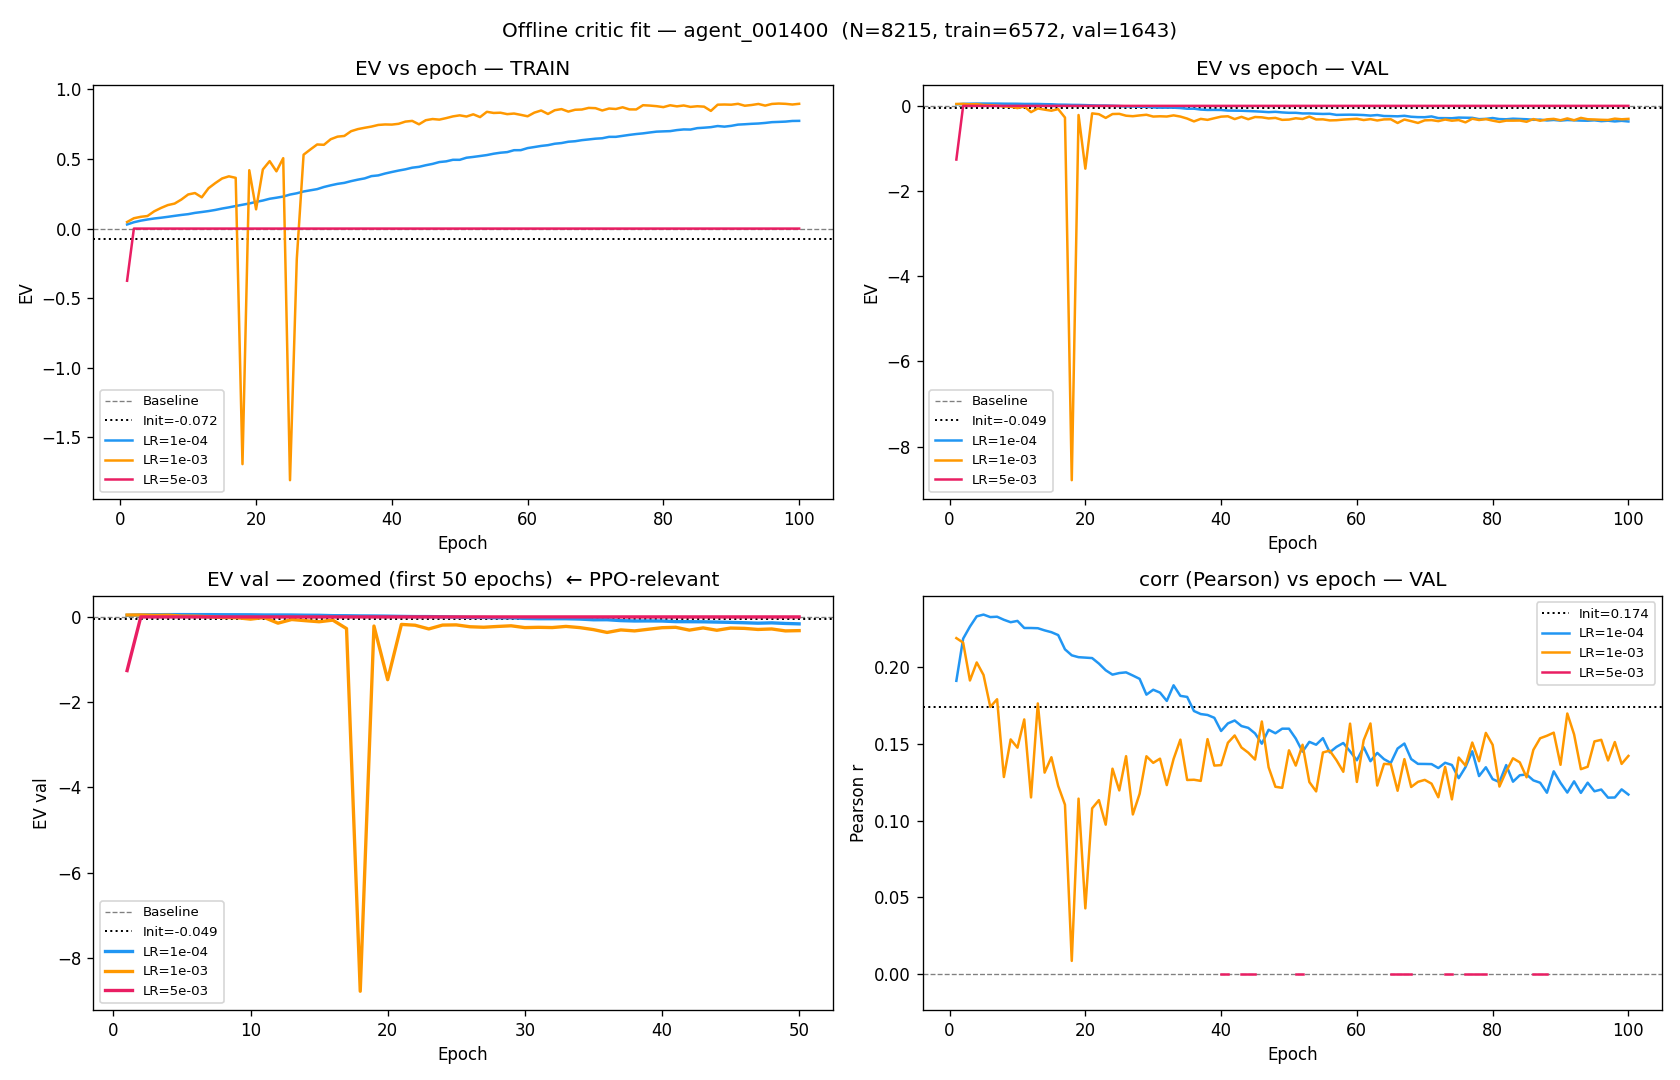

The Python source for this figure:
"""
offline_critic_fit.py — Diagnostic : le critic peut-il apprendre les returns GAE offline ?

Protocole :
  1. Charger un checkpoint.
  2. Collecter un rollout (self-play symétrique, ~50% WR).
  3. Cacher poke_tokens + field_tensor (no_grad, une seule passe).
  4. Split train/val 80/20 (indices fixes, reproductible).
  5. Stats initiales (EV, corr, r²) sur train et val.
  6. Pour chaque LR ∈ [1e-4, 1e-3, 5e-3] :
       - Réinitialiser le critic aux poids initiaux
       - AdamW, N=300 epochs, batch_size=256
       - Logger EV / corr / r² / MSE après chaque epoch (train)
  7. Stats finales (train + val) pour chaque LR.
  8. Résumé console + figure 2×2.

Usage :
    cd /local_scratch/mattwood/projects/rl_agent/CynthAI_v2
    python diag/offline_critic_fit.py \\
        --checkpoint checkpoints/cheater_v7/agent_001300.pt \\
        --n_envs 32 --min_steps 8192 \\
        --n_epochs 300 --batch_size 256 \\
        --device cuda
    Output : diag/offline_critic_fit.png
"""

from __future__ import annotations

import argparse
import copy
import random
import sys
from pathlib import Path

import numpy as np
import torch
import torch.nn as nn
import matplotlib
matplotlib.use("Agg")
import matplotlib.pyplot as plt

sys.path.insert(0, str(Path(__file__).resolve().parent.parent))

from model.agent import CynthAIAgent
from training.rollout import collect_rollout


# ─────────────────────────────────────────────────────────────────────────────
# Helpers
# ─────────────────────────────────────────────────────────────────────────────

def _ev(pred: np.ndarray, target: np.ndarray) -> float:
    """Explained variance."""
    var_res = float(np.var(target - pred))
    var_tgt = float(np.var(target))
    if var_tgt < 1e-10:
        return 0.0
    return float(1.0 - var_res / var_tgt)


def _corr(pred: np.ndarray, target: np.ndarray) -> float:
    if np.std(pred) < 1e-10 or np.std(target) < 1e-10:
        return 0.0
    return float(np.corrcoef(pred, target)[0, 1])


def _r2(pred: np.ndarray, target: np.ndarray) -> float:
    ss_res = float(np.sum((target - pred) ** 2))
    ss_tot = float(np.sum((target - target.mean()) ** 2))
    if ss_tot < 1e-10:
        return 0.0
    return float(1.0 - ss_res / ss_tot)


def _mse(pred: np.ndarray, target: np.ndarray) -> float:
    return float(np.mean((pred - target) ** 2))


def eval_critic(
    value_head: nn.Module,
    full_seqs: torch.Tensor,
    padding_masks: torch.Tensor,
    cls_outs: torch.Tensor,
    norm_returns: np.ndarray,
    indices: list[int],
    batch_size: int = 512,
    device: torch.device = torch.device("cpu"),
) -> tuple[np.ndarray, float, float, float, float]:
    """Run value_head on a subset of cached backbone outputs, return (preds, EV, corr, r2, MSE)."""
    value_head.eval()
    preds = []
    with torch.no_grad():
        for start in range(0, len(indices), batch_size):
            idx = indices[start : start + batch_size]
            fs = full_seqs[idx].to(device)
            pm = padding_masks[idx].to(device)
            co = cls_outs[idx].to(device)
            v, _ = value_head(fs, pm, co)
            preds.append(v.squeeze(-1).cpu().numpy())
    preds = np.concatenate(preds)
    tgt   = norm_returns[indices]
    return preds, _ev(preds, tgt), _corr(preds, tgt), _r2(preds, tgt), _mse(preds, tgt)


# ─────────────────────────────────────────────────────────────────────────────
# Cache poke_tokens + field_tensor from buffer transitions
# ─────────────────────────────────────────────────────────────────────────────

def cache_backbone_outputs(
    agent: CynthAIAgent,
    buffer,
    device: torch.device,
    batch_size: int = 256,
) -> tuple[torch.Tensor, torch.Tensor, torch.Tensor]:
    """
    Run poke_emb + backbone.encode in no_grad batches over all transitions.
    Returns:
        full_seqs     : [N, 52, D_MODEL]  (CPU)
        padding_masks : [N, 52]           (CPU)
        cls_outs      : [N, D_MODEL]      (CPU)
    """
    agent.eval()
    n = len(buffer)
    all_seq, all_mask, all_cls = [], [], []

    with torch.no_grad():
        for start in range(0, n, batch_size):
            batch = buffer._gather(list(range(start, min(start + batch_size, n))), device)
            pt = agent.poke_emb(batch["poke_batch"])
            ft = batch["field_tensor"]
            _, _, full_seq, padding_mask, cls_out = agent.backbone.encode(pt, ft)
            all_seq.append(full_seq.cpu())
            all_mask.append(padding_mask.cpu())
            all_cls.append(cls_out.cpu())

    return torch.cat(all_seq, dim=0), torch.cat(all_mask, dim=0), torch.cat(all_cls, dim=0)


# ─────────────────────────────────────────────────────────────────────────────
# Single training run for one LR
# ─────────────────────────────────────────────────────────────────────────────

def train_critic(
    value_head: nn.Module,
    full_seqs: torch.Tensor,
    padding_masks: torch.Tensor,
    cls_outs: torch.Tensor,
    norm_returns: np.ndarray,
    train_idx: list[int],
    val_idx: list[int],
    lr: float,
    n_epochs: int,
    batch_size: int,
    device: torch.device,
) -> dict[str, list[float]]:
    """Train value_head offline; return per-epoch metrics on train AND val sets."""
    opt = torch.optim.AdamW(value_head.parameters(), lr=lr)
    norm_ret_t = torch.tensor(norm_returns, dtype=torch.float32)

    logs: dict[str, list[float]] = {
        "ev": [], "corr": [], "r2": [], "mse": [],
        "ev_val": [], "corr_val": [], "r2_val": [], "mse_val": [],
    }

    for epoch in range(n_epochs):
        value_head.train()
        idxs = train_idx.copy()
        random.shuffle(idxs)

        for start in range(0, len(idxs) - batch_size + 1, batch_size):
            b_idx = idxs[start : start + batch_size]
            fs  = full_seqs[b_idx].to(device)
            pm  = padding_masks[b_idx].to(device)
            co  = cls_outs[b_idx].to(device)
            ret = norm_ret_t[b_idx].to(device)

            v, _ = value_head(fs, pm, co)
            loss = nn.functional.mse_loss(v.squeeze(-1), ret)
            opt.zero_grad()
            loss.backward()
            nn.utils.clip_grad_norm_(value_head.parameters(), 1.0)
            opt.step()

        # Log on train + val after each epoch
        _, ev, corr, r2, mse = eval_critic(
            value_head, full_seqs, padding_masks, cls_outs, norm_returns, train_idx,
            batch_size=512, device=device,
        )
        _, ev_v, corr_v, r2_v, mse_v = eval_critic(
            value_head, full_seqs, padding_masks, cls_outs, norm_returns, val_idx,
            batch_size=512, device=device,
        )
        logs["ev"].append(ev);         logs["corr"].append(corr)
        logs["r2"].append(r2);         logs["mse"].append(mse)
        logs["ev_val"].append(ev_v);   logs["corr_val"].append(corr_v)
        logs["r2_val"].append(r2_v);   logs["mse_val"].append(mse_v)

        if (epoch + 1) % 20 == 0:
            print(f"    epoch {epoch+1:3d}/{n_epochs}  "
                  f"EV={ev:.3f}  EV_val={ev_v:.3f}  corr_val={corr_v:.3f}  MSE={mse:.4f}")

    return logs


# ─────────────────────────────────────────────────────────────────────────────
# Main
# ─────────────────────────────────────────────────────────────────────────────

def main():
    parser = argparse.ArgumentParser()
    parser.add_argument("--checkpoint",  required=True)
    parser.add_argument("--n_envs",      type=int,   default=32)
    parser.add_argument("--min_steps",   type=int,   default=8192)
    parser.add_argument("--n_epochs",    type=int,   default=100)
    parser.add_argument("--batch_size",  type=int,   default=256)
    parser.add_argument("--device",      default="cuda" if torch.cuda.is_available() else "cpu")
    parser.add_argument("--critic_n_layers", type=int, default=2)
    parser.add_argument("--seed",        type=int,   default=42)
    args = parser.parse_args()

    random.seed(args.seed)
    np.random.seed(args.seed)
    torch.manual_seed(args.seed)

    device = torch.device(args.device)
    print(f"Device: {device}")

    # ── 1. Load checkpoint ────────────────────────────────────────────────────
    print(f"\nLoading checkpoint: {args.checkpoint}")
    ckpt  = torch.load(args.checkpoint, map_location=device, weights_only=True)
    agent = CynthAIAgent(
        critic_n_layers=args.critic_n_layers,
        critic_detach=True,
    ).to(device)
    missing, unexpected = agent.load_state_dict(ckpt["model"], strict=False)
    agent.eval()
    print(f"  update={ckpt.get('update', '?')}  "
          f"missing={len(missing)}  unexpected={len(unexpected)}")

    # ── 2. Collect rollout ────────────────────────────────────────────────────
    print(f"\nCollecting rollout  n_envs={args.n_envs}  min_steps={args.min_steps} ...")
    buffer = collect_rollout(
        agent_self = agent,
        agent_opp  = agent,
        n_envs     = args.n_envs,
        min_steps  = args.min_steps,
        gamma      = 0.99,
        lam        = 0.95,
        device     = device,
    )
    N = len(buffer)
    print(f"  collected {N} transitions")

    # ── 3. Extract returns ────────────────────────────────────────────────────
    raw_returns  = np.array(buffer._returns, dtype=np.float32)
    norm_returns = raw_returns   # returns are no longer Z-scored

    print(f"\nReturns       : mean={raw_returns.mean():.3f}  std={raw_returns.std():.3f}"
          f"  min={raw_returns.min():.3f}  max={raw_returns.max():.3f}")

    # ── 4. Cache backbone outputs ──────────────────────────────────────────────
    print("\nCaching backbone outputs (full_seq, padding_mask, cls_out) ...")
    full_seqs, padding_masks, cls_outs = cache_backbone_outputs(agent, buffer, device, batch_size=256)
    print(f"  full_seqs:      {tuple(full_seqs.shape)}")
    print(f"  padding_masks:  {tuple(padding_masks.shape)}")
    print(f"  cls_outs:       {tuple(cls_outs.shape)}")

    # ── 5. Train / val split ──────────────────────────────────────────────────
    rng = np.random.default_rng(args.seed)
    all_idx  = list(range(N))
    perm     = rng.permutation(N).tolist()
    n_train  = int(0.8 * N)
    train_idx = perm[:n_train]
    val_idx   = perm[n_train:]
    print(f"\nSplit: train={len(train_idx)}  val={len(val_idx)}")

    # ── 6. Initial stats ──────────────────────────────────────────────────────
    vh = agent.value_head
    init_weights = copy.deepcopy(vh.state_dict())

    _, ev_init_tr, corr_init_tr, r2_init_tr, mse_init_tr = eval_critic(
        vh, full_seqs, padding_masks, cls_outs, norm_returns, train_idx,
        batch_size=512, device=device,
    )
    _, ev_init_val, corr_init_val, r2_init_val, mse_init_val = eval_critic(
        vh, full_seqs, padding_masks, cls_outs, norm_returns, val_idx,
        batch_size=512, device=device,
    )
    mse_baseline = float(np.var(norm_returns))  # ≈ 1.0 by Z-score definition

    print(f"\n{'':20s}  {'TRAIN':^30s}  {'VAL':^30s}")
    print(f"{'':20s}  {'EV':>7s}  {'corr':>7s}  {'r²':>7s}  {'MSE':>7s}    "
          f"{'EV':>7s}  {'corr':>7s}  {'r²':>7s}  {'MSE':>7s}")
    print(f"{'Baseline':20s}  {'0.000':>7s}  {'—':>7s}  {'0.000':>7s}  {mse_baseline:>7.4f}    "
          f"{'0.000':>7s}  {'—':>7s}  {'0.000':>7s}  {mse_baseline:>7.4f}")
    print(f"{'Init':20s}  {ev_init_tr:>7.3f}  {corr_init_tr:>7.3f}  {r2_init_tr:>7.3f}  {mse_init_tr:>7.4f}    "
          f"{ev_init_val:>7.3f}  {corr_init_val:>7.3f}  {r2_init_val:>7.3f}  {mse_init_val:>7.4f}")

    # ── 7. Freeze all except value_head ────────────────────────────────────────
    for p in agent.parameters():
        p.requires_grad = False
    for p in vh.parameters():
        p.requires_grad = True

    # ── 8. Train for each LR ──────────────────────────────────────────────────
    lr_list    = [1e-4, 1e-3, 5e-3]
    all_logs   = {}
    final_rows = {}

    for lr in lr_list:
        label = f"LR={lr:.0e}"
        print(f"\n{'─'*60}")
        print(f"Training  {label}  ({args.n_epochs} epochs, batch={args.batch_size})")

        # Reset value_head to initial weights
        vh.load_state_dict(copy.deepcopy(init_weights))

        logs = train_critic(
            vh, full_seqs, padding_masks, cls_outs, norm_returns,
            train_idx, val_idx,
            lr=lr, n_epochs=args.n_epochs, batch_size=args.batch_size, device=device,
        )
        all_logs[label] = logs

        # Final stats (train + val)
        _, ev_tr, corr_tr, r2_tr, mse_tr = eval_critic(
            vh, full_seqs, padding_masks, cls_outs, norm_returns, train_idx,
            batch_size=512, device=device,
        )
        _, ev_val, corr_val, r2_val, mse_val = eval_critic(
            vh, full_seqs, padding_masks, cls_outs, norm_returns, val_idx,
            batch_size=512, device=device,
        )
        final_rows[label] = dict(
            ev_tr=ev_tr, corr_tr=corr_tr, r2_tr=r2_tr, mse_tr=mse_tr,
            ev_val=ev_val, corr_val=corr_val, r2_val=r2_val, mse_val=mse_val,
        )
        print(f"  Final →  TRAIN EV={ev_tr:.3f} corr={corr_tr:.3f} r²={r2_tr:.3f} MSE={mse_tr:.4f}"
              f"   VAL EV={ev_val:.3f} corr={corr_val:.3f} r²={r2_val:.3f} MSE={mse_val:.4f}")

    # ── 9. Summary table ──────────────────────────────────────────────────────
    best_ev_val = max(v["ev_val"] for v in final_rows.values())
    best_mse_tr = min(v["mse_tr"] for v in final_rows.values())

    print(f"\n{'='*80}")
    print("SUMMARY")
    print(f"{'='*80}")
    print(f"Raw returns   : mean={raw_returns.mean():.2f}  std={raw_returns.std():.2f}"
          f"  min={raw_returns.min():.2f}  max={raw_returns.max():.2f}")
    print(f"Returns       : mean≈{norm_returns.mean():.2f}  std≈{norm_returns.std():.2f}  (raw scale)")
    print()
    print(f"{'':20s}  {'TRAIN':^38s}  {'VAL':^38s}")
    print(f"{'':20s}  {'EV':>7s}  {'corr':>7s}  {'r²':>7s}  {'MSE':>7s}    "
          f"{'EV':>7s}  {'corr':>7s}  {'r²':>7s}  {'MSE':>7s}")
    print(f"{'Baseline':20s}  {'0.000':>7s}  {'—':>7s}  {'0.000':>7s}  {mse_baseline:>7.4f}    "
          f"{'0.000':>7s}  {'—':>7s}  {'0.000':>7s}  {mse_baseline:>7.4f}")
    print(f"{'Init':20s}  {ev_init_tr:>7.3f}  {corr_init_tr:>7.3f}  {r2_init_tr:>7.3f}  {mse_init_tr:>7.4f}    "
          f"{ev_init_val:>7.3f}  {corr_init_val:>7.3f}  {r2_init_val:>7.3f}  {mse_init_val:>7.4f}")
    for label, row in final_rows.items():
        print(f"{label:20s}  {row['ev_tr']:>7.3f}  {row['corr_tr']:>7.3f}  "
              f"{row['r2_tr']:>7.3f}  {row['mse_tr']:>7.4f}    "
              f"{row['ev_val']:>7.3f}  {row['corr_val']:>7.3f}  "
              f"{row['r2_val']:>7.3f}  {row['mse_val']:>7.4f}")
    print()
    print(f"MSE baseline         : {mse_baseline:.4f}")
    print(f"MSE init             : {mse_init_tr:.4f}")
    print(f"MSE final (best LR)  : {best_mse_tr:.4f}")
    print(f"Best EV val          : {best_ev_val:.3f}")

    # Best val EV across all LRs and all epochs (not just final)
    best_ev_val_any = max(
        v for logs in all_logs.values() for v in logs["ev_val"]
    )
    best_ev_val_early = max(
        v for logs in all_logs.values() for v in logs["ev_val"][:10]
    )
    print(f"Best EV val (any epoch)   : {best_ev_val_any:.3f}")
    print(f"Best EV val (epochs 1-10) : {best_ev_val_early:.3f}  ← PPO-relevant")

    if best_ev_val_early > 0.1:
        print("\n→ EV_val peaks > 0.1 in first 10 epochs : critic learns online")
        print("  Overfitting dominates at 100+ epochs — expected with 1.25M params / 6k samples")
        print("  Recommendation: tune critic_updates_per_ppo + weight_decay in v8")
    elif best_ev_val_any > 0.1:
        print("\n→ EV_val > 0.1 but only after many epochs : critic too slow to learn online")
        print("  Recommendation: higher LR or critic_n_layers=4 in v8")
    else:
        print("\n→ EV_val < 0.1 everywhere : intrinsic return variance too high")
        print("  Recommendation: wait for MC estimate or increase rollout size")

    # ── 10. Plots ─────────────────────────────────────────────────────────────
    colors = {"LR=1e-04": "#2196F3", "LR=1e-03": "#FF9800", "LR=5e-03": "#E91E63"}
    epochs  = list(range(1, args.n_epochs + 1))
    zoom_n  = min(50, args.n_epochs)   # zoom window for early epochs

    fig, axes = plt.subplots(2, 2, figsize=(14, 9))
    fig.suptitle(
        f"Offline critic fit — {Path(args.checkpoint).stem}  "
        f"(N={N}, train={len(train_idx)}, val={len(val_idx)})",
        fontsize=12,
    )

    # [0,0] EV train vs epoch (full)
    ax = axes[0, 0]
    ax.set_title("EV vs epoch — TRAIN")
    ax.axhline(0, color="gray", ls="--", lw=0.8, label="Baseline")
    ax.axhline(ev_init_tr, color="black", ls=":", lw=1.2, label=f"Init={ev_init_tr:.3f}")
    for label, logs in all_logs.items():
        ax.plot(epochs, logs["ev"], color=colors.get(label, None), label=label)
    ax.set_xlabel("Epoch"); ax.set_ylabel("EV")
    ax.legend(fontsize=8)

    # [0,1] EV val vs epoch (full)
    ax = axes[0, 1]
    ax.set_title("EV vs epoch — VAL")
    ax.axhline(0, color="gray", ls="--", lw=0.8, label="Baseline")
    ax.axhline(ev_init_val, color="black", ls=":", lw=1.2, label=f"Init={ev_init_val:.3f}")
    for label, logs in all_logs.items():
        ax.plot(epochs, logs["ev_val"], color=colors.get(label, None), label=label)
    ax.set_xlabel("Epoch"); ax.set_ylabel("EV")
    ax.legend(fontsize=8)

    # [1,0] EV val zoomed — first 50 epochs (the PPO-relevant window)
    ax = axes[1, 0]
    ax.set_title(f"EV val — zoomed (first {zoom_n} epochs)  ← PPO-relevant")
    ax.axhline(0, color="gray", ls="--", lw=0.8, label="Baseline")
    ax.axhline(ev_init_val, color="black", ls=":", lw=1.2, label=f"Init={ev_init_val:.3f}")
    for label, logs in all_logs.items():
        ax.plot(epochs[:zoom_n], logs["ev_val"][:zoom_n],
                color=colors.get(label, None), label=label, lw=2)
    ax.set_xlabel("Epoch"); ax.set_ylabel("EV val")
    ax.legend(fontsize=8)

    # [1,1] corr val vs epoch
    ax = axes[1, 1]
    ax.set_title("corr (Pearson) vs epoch — VAL")
    ax.axhline(0, color="gray", ls="--", lw=0.8)
    ax.axhline(corr_init_val, color="black", ls=":", lw=1.2, label=f"Init={corr_init_val:.3f}")
    for label, logs in all_logs.items():
        ax.plot(epochs, logs["corr_val"], color=colors.get(label, None), label=label)
    ax.set_xlabel("Epoch"); ax.set_ylabel("Pearson r")
    ax.legend(fontsize=8)

    plt.tight_layout()
    out_png = Path(__file__).parent / "offline_critic_fit.png"
    plt.savefig(out_png, dpi=120)
    print(f"\nPlot saved: {out_png}")

    # ── 11. Save JSON results ──────────────────────────────────────────────────
    import json
    results = {
        "checkpoint": args.checkpoint,
        "n_transitions": N,
        "n_train": len(train_idx),
        "n_val": len(val_idx),
        "returns": {
            "raw_mean": float(raw_returns.mean()),
            "raw_std":  float(raw_returns.std()),
            "raw_min":  float(raw_returns.min()),
            "raw_max":  float(raw_returns.max()),
            "ret_mean": float(raw_returns.mean()),
            "ret_std":  float(raw_returns.std()),
        },
        "init": {
            "train": {"ev": ev_init_tr, "corr": corr_init_tr, "r2": r2_init_tr, "mse": mse_init_tr},
            "val":   {"ev": ev_init_val, "corr": corr_init_val, "r2": r2_init_val, "mse": mse_init_val},
        },
        "mse_baseline": mse_baseline,
        "runs": {
            label: {
                "lr": float(label.split("=")[1]),
                "final": final_rows[label],
                "per_epoch": {
                    "train": {k: all_logs[label][k] for k in ("ev", "corr", "r2", "mse")},
                    "val":   {k: all_logs[label][k] for k in ("ev_val", "corr_val", "r2_val", "mse_val")},
                },
            }
            for label in all_logs
        },
        "best_ev_val_any_epoch":   best_ev_val_any,
        "best_ev_val_early_10ep":  best_ev_val_early,
    }
    out_json = Path(__file__).parent / "offline_critic_fit.json"
    with open(out_json, "w") as f:
        json.dump(results, f, indent=2)
    print(f"Results saved: {out_json}")


if __name__ == "__main__":
    main()
